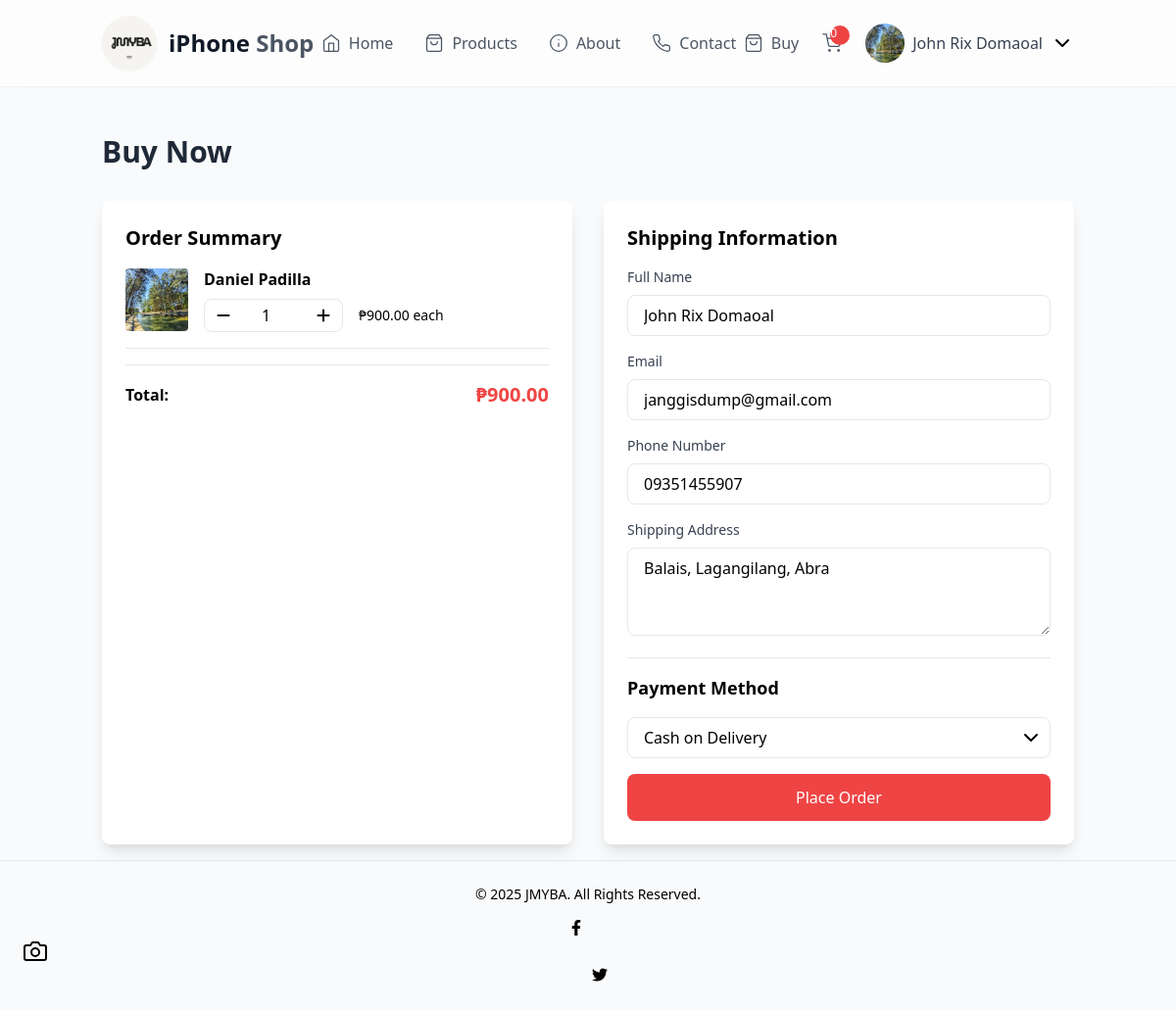
Page /checkoutform.php?product_id=8 (signed in) on the committed database.
### tables this page shows
CREATE TABLE `users` (
  `user_id` int(11) NOT NULL,
  `name` varchar(100) NOT NULL,
  `email` varchar(100) NOT NULL,
  `password` varchar(255) NOT NULL,
  `phone_number` varchar(15) NOT NULL,
  `address` text NOT NULL,
  `profile_picture` varchar(255) DEFAULT 'default.jpg'
);

CREATE TABLE `products` (
  `product_id` int(11) NOT NULL,
  `product_name` varchar(255) NOT NULL,
  `price` decimal(10,2) NOT NULL,
  `description` text DEFAULT NULL,
  `image` varchar(255) DEFAULT NULL,
  `discount` decimal(5,2) DEFAULT NULL,
  `created_at` timestamp NOT NULL DEFAULT current_timestamp(),
  `updated_at` timestamp NOT NULL DEFAULT current_timestamp() ON UPDATE current_timestamp(),
  `status` enum('available','not_available') NOT NULL DEFAULT 'available'
);

### checkoutForm.php (the view, shortened to what this page needs)
<?php
include 'conn.php';
$user_id = $_SESSION['user_id'];
$product_id = $_GET['product_id'] ?? null;
$sql = "SELECT * FROM products WHERE product_id = ?";
$stmt = $conn->prepare($sql);
$stmt->bind_param("i", $product_id);
$stmt->execute();
$product = $stmt->get_result()->fetch_assoc();
$quantity = isset($_GET['quantity']) ? (int)$_GET['quantity'] : 1;
$quantity = max(1, $quantity);
$unit_price = $product['price'];
if (!is_null($product['discount']) && $product['discount'] > 0) {
    $discount_amount = $unit_price * ($product['discount'] / 100);
    $unit_price = $unit_price - $discount_amount;
}
$total_price = $unit_price * $quantity;
$user_sql = "SELECT * FROM users WHERE user_id = ?";
$user_stmt = $conn->prepare($user_sql);
$user_stmt->bind_param("i", $user_id);
$user_stmt->execute();
$user_data = $user_stmt->get_result()->fetch_assoc();
?>
<!DOCTYPE html>
<html lang="en">
<head>
    <link href="https://cdn.jsdelivr.net/npm/tailwindcss@2.2.19/dist/tailwind.min.css" rel="stylesheet">
    <link rel="stylesheet" href="https://cdnjs.cloudflare.com/ajax/libs/font-awesome/6.0.0-beta3/css/all.min.css">
</head>
<body class="bg-gray-50">
    <?php include 'nav.php'; ?>
    <div class="container mx-auto mt-8 p-4">
        <h1 class="text-3xl font-bold text-gray-800 mb-8">Buy Now</h1>
        <div class="grid grid-cols-1 md:grid-cols-2 gap-8">
            <div class="bg-white rounded-lg shadow-lg p-6">
                <h2 class="text-xl font-semibold mb-4">Order Summary</h2>
                <div class="space-y-4">
                    <div class="flex items-center border-b pb-4">
                        <img src="products/<?php echo htmlspecialchars($product['image']); ?>"
                            alt="<?php echo htmlspecialchars($product['product_name']); ?>"
                            class="w-16 h-16 object-cover rounded">
                        <div class="ml-4 flex-grow">
                            <h3 class="font-semibold"><?php echo htmlspecialchars($product['product_name']); ?></h3>
                            <div class="flex items-center space-x-4 mt-2">
                                <div class="flex items-center border rounded-lg">
                                    <button type="button" onclick="updateQuantity(-1)"
                                        class="px-3 py-1 hover:bg-gray-100 transition-colors">
                                        <i class="fas fa-minus"></i>
                                    </button>
                                    <input type="number" id="quantity" name="quantity" value="<?php echo $quantity; ?>"
                                        min="1" class="w-16 text-center border-x py-1"
                                        onchange="updateQuantity(0)">
                                    <button type="button" onclick="updateQuantity(1)"
                                        class="px-3 py-1 hover:bg-gray-100 transition-colors">
                                        <i class="fas fa-plus"></i>
                                    </button>
                                </div>
                                <p class="text-sm font-medium">₱<?php echo number_format($unit_price, 2); ?> each</p>
                            </div>
                        </div>
                    </div>
                    <div class="border-t pt-4">
                        <div class="flex justify-between items-center font-semibold">
                            <span>Total:</span>
                            <span class="text-xl text-red-500">₱<span id="totalPrice"><?php echo number_format($total_price, 2); ?></span></span>
                        </div>
                    </div>
                </div>
            </div>
            <div class="bg-white rounded-lg shadow-lg p-6">
                <h2 class="text-xl font-semibold mb-4">Shipping Information</h2>
                <form id="buyNowForm" class="space-y-4">
                    <div>
                        <label class="block text-sm font-medium text-gray-700 mb-2">Full Name</label>
                        <input type="text" name="name" required
                            value="<?php echo htmlspecialchars($user_data['name'] ?? ''); ?>"
                            class="w-full px-4 py-2 border rounded-lg focus:ring-2 focus:ring-red-500">
                    </div>
                    <div>
                        <label class="block text-sm font-medium text-gray-700 mb-2">Email</label>
                        <input type="email" name="email" required
                            value="<?php echo htmlspecialchars($user_data['email'] ?? ''); ?>"
                            class="w-full px-4 py-2 border rounded-lg focus:ring-2 focus:ring-red-500">
                    </div>
                    <div>
                        <label class="block text-sm font-medium text-gray-700 mb-2">Phone Number</label>
                        <input type="tel" name="phone" required
                            value="<?php echo htmlspecialchars($user_data['phone_number'] ?? ''); ?>"
                            class="w-full px-4 py-2 border rounded-lg focus:ring-2 focus:ring-red-500">
                    </div>
                    <div>
                        <label class="block text-sm font-medium text-gray-700 mb-2">Shipping Address</label>
                        <textarea name="address" required rows="3"
                            class="w-full px-4 py-2 border rounded-lg focus:ring-2 focus:ring-red-500"><?php echo htmlspecialchars($user_data['address'] ?? ''); ?></textarea>
                    </div>
                    <div class="border-t pt-4 mt-4">
                        <h3 class="text-lg font-semibold mb-4">Payment Method</h3>
                        <div class="space-y-4">
                            <div class="relative">
                                <select name="payment_method" id="payment_method" required
                                    class="w-full px-4 py-2 border rounded-lg focus:ring-2 focus:ring-red-500 appearance-none bg-white">
                                    <option value="cod">Cash on Delivery</option>
                                </select>
                                <div class="absolute inset-y-0 right-0 flex items-center px-2 pointer-events-none">
                                </div>
                            </div>
                        </div>
                    </div>
                    <button type="submit"
                        class="w-full bg-red-500 text-white px-6 py-3 rounded-lg hover:bg-red-600 transition-colors">
                        Place Order
                    </button>
                </form>
            </div>
        </div>
    </div>
    <?php include 'footer.php'; ?>
</body>
</html>

### nav.php (shortened to what this page needs)
<?php
include 'conn.php';
$user_id = $_SESSION['user_id'] ?? null;
$user_info = null;
if ($user_id) {
    $user_query = $conn->query("SELECT name, profile_picture FROM users WHERE user_id = $user_id");
    $user_info = $user_query->fetch_assoc();
}
?>
<nav class="iphone-nav sticky top-0 z-50">
    <div class="container mx-auto flex justify-between items-center p-4">
        <div class="flex items-center group">
            <img src="./image/log.png" alt="iPhone Logo" class="h-14 w-14 mr-3 rounded-full object-cover transform transition-transform group-hover:scale-105 shadow-sm">
            <a href="index.php" class="text-2xl font-semibold text-gray-900 group-hover:text-gray-800 transition">
                iPhone <span class="text-gray-600">Shop</span>
            </a>
        </div>
        <ul class="hidden md:flex space-x-8 items-center">
            <li><a href="index.php" class="nav-link text-gray-600 hover:text-gray-800 transition font-medium relative flex items-center space-x-2"><i class="fas fa-home fa-lg"></i><span>Home</span></a></li>
            <li><a href="index.php#products" class="nav-link text-gray-600 hover:text-gray-800 transition font-medium relative flex items-center space-x-2"><i class="fas fa-store fa-lg"></i><span>Products</span></a></li>
            <li><a href="index.php#about" class="nav-link text-gray-600 hover:text-gray-800 transition font-medium relative flex items-center space-x-2"><i class="fas fa-info-circle fa-lg"></i><span>About</span></a></li>
            <li><a href="index.php#contact" class="nav-link text-gray-600 hover:text-gray-800 transition font-medium relative flex items-center space-x-2"><i class="fas fa-phone fa-lg"></i><span>Contact</span></a></li>
        </ul>
        <div class="flex items-center space-x-6">
            <a href="order-form.php" class="text-gray-600 hover:text-gray-800 transition transform hover:scale-105 flex items-center space-x-2">
                <i class="fas fa-shop fa-lg"></i>
                <span class="hidden md:inline font-medium">Buy</span>
            </a>
            <a href="<?php echo $user_id ? 'cart.php' : 'login.php'; ?>" class="text-gray-600 hover:text-gray-800 transition relative transform hover:scale-105 flex items-center"
                <?php if (!$user_id): ?>title="Please login to view cart" <?php endif; ?>>
                <i class="fas fa-shopping-cart fa-lg"></i>
                <?php if ($user_id): ?>
                    <?php
                    $cart_count = $conn->query("SELECT COUNT(DISTINCT product_id) as count FROM cart WHERE user_id = $user_id")->fetch_assoc()['count'] ?? 0;
                    ?>
                    <span id="cart-count" class="absolute -top-2 -right-2 bg-red-500 text-white rounded-full w-5 h-5 flex items-center justify-center text-xs">
                        <?php echo $cart_count; ?>
                    </span>
                <?php endif; ?>
            </a>
            <?php if ($user_id && $user_info): ?>
                <div class="hidden md:flex items-center space-x-2 relative">
                    <div class="relative">
                        <button id="profile-button" class="flex items-center space-x-2 focus:outline-none">
                            <img src="uploads/profile_pictures/<?php echo $user_info['profile_picture'] ? $user_info['profile_picture'] : 'default-profile.png'; ?>"
                                alt="Profile Picture"
                                class="w-10 h-10 rounded-full object-cover">
                            <span class="font-medium text-gray-700"><?php echo htmlspecialchars($user_info['name']); ?></span>
                            <i class="fas fa-chevron-down text-gray-500 text-sm ml-1"></i>
                        </button>
                    </div>
                </div>
            <?php endif; ?>
        </div>
    </div>
</nav>

### nav.php (style rules this page uses)
.iphone-nav { background: rgba(255, 255, 255, 0.6); backdrop-filter: blur(10px); -webkit-backdrop-filter: blur(10px); border-bottom: 1px solid rgba(0, 0, 0, 0.06); padding-top: env(safe-area-inset-top); }
.nav-link svg, .iphone-nav a svg, .iphone-nav i svg { width: 20px; height: 20px; vertical-align: middle; stroke-width: 1.5; color: inherit; display: inline-block; flex-shrink: 0; }
.iphone-nav a.flex.items-center, .iphone-nav a.flex { align-items: center; }
.iphone-nav a span, .iphone-nav a svg+span, .iphone-nav a i+span { display: inline-block; }

### rows in the picture
users: profile_picture (picture), name "John Rix Domaoal", email "janggisdump@gmail.com", phone "09351455907", address "Balais, Lagangilang, Abra"
products: image (picture), product_name "Daniel Padilla"

### other values in the picture
$cart_count "0"
$unit_price "900.00"
$total_price "900.00"
